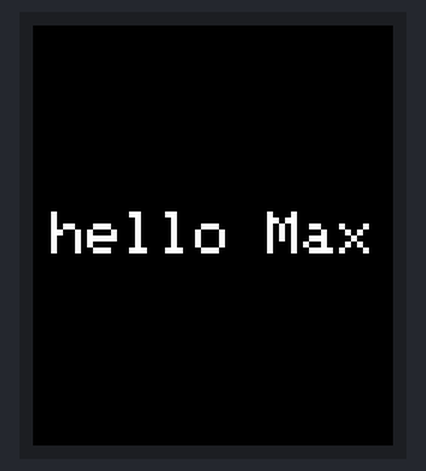
Bench run of a sketch on a simulated ESP32. Parts: 240×280 colour display. What the sketch prints to the serial monitor is not drawn.

Above: at 0.7 s.
At 2.1 s:
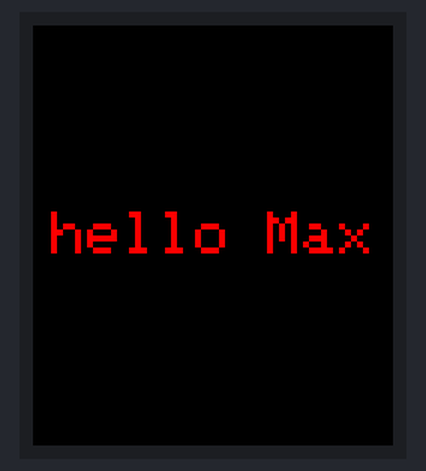
At 4.1 s:
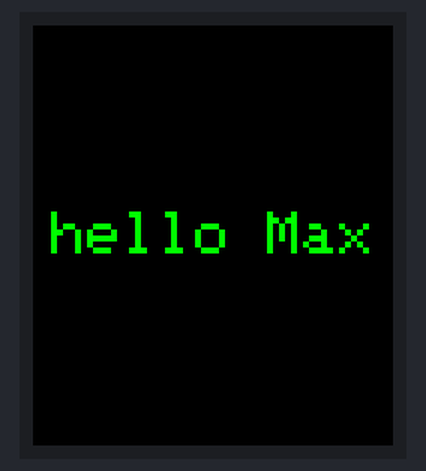
At 6.1 s:
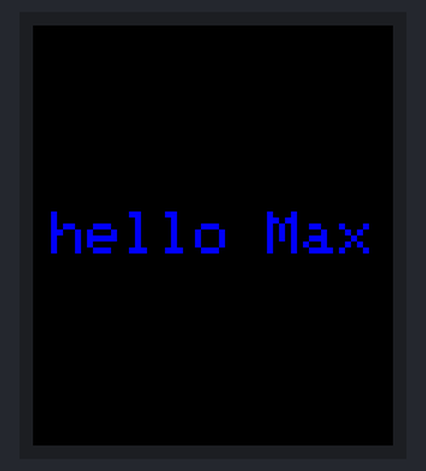
At 8.1 s:
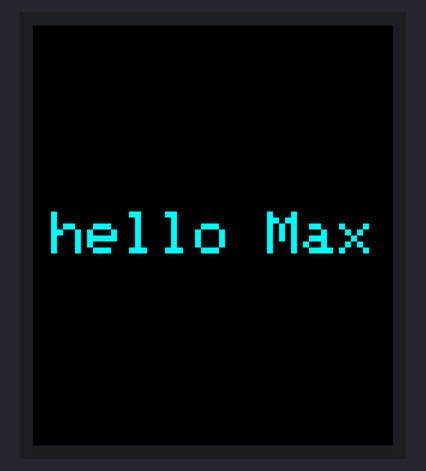
At 14.1 s:
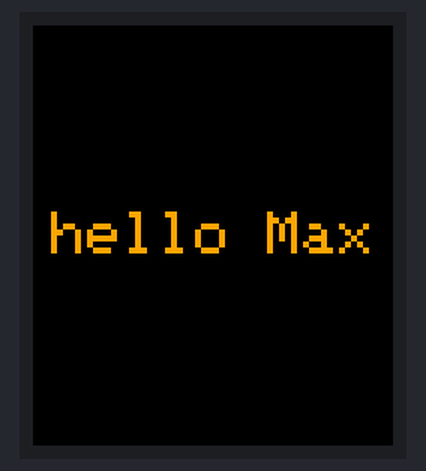

Measured:
- by itself, everything shown: repeats every 16.0 s, in 8 steps
- what the display in image 0 shows lasts 1.4 s, from 0.7 s to 2.1 s
- what the display in image 1 shows lasts 2.0 s, from 2.1 s to 4.1 s

The sketch:

hello_max_display.ino
```cpp
#include <Arduino.h>
#include <Arduino_GFX_Library.h>

constexpr int LCD_DC = 4;
constexpr int LCD_CS = 5;
constexpr int LCD_SCK = 6;
constexpr int LCD_MOSI = 7;
constexpr int LCD_RST = 8;
constexpr int LCD_BL = 15;

constexpr int LCD_WIDTH = 240;
constexpr int LCD_HEIGHT = 280;
constexpr unsigned long COLOR_CHANGE_INTERVAL_MS = 2000;
constexpr const char *MESSAGE = "hello Max";

const uint16_t TEXT_COLORS[] = {
  RGB565_WHITE,
  RGB565_RED,
  RGB565_GREEN,
  RGB565_BLUE,
  RGB565_CYAN,
  RGB565_MAGENTA,
  RGB565_YELLOW,
  RGB565_ORANGE
};

Arduino_DataBus *bus = new Arduino_ESP32SPI(LCD_DC, LCD_CS, LCD_SCK, LCD_MOSI);
Arduino_GFX *gfx = new Arduino_ST7789(
  bus,
  LCD_RST,
  0,
  true,
  LCD_WIDTH,
  LCD_HEIGHT,
  0,
  20,
  0,
  0
);

void drawHelloMax(uint16_t color) {
  gfx->fillScreen(RGB565_BLACK);

  gfx->setTextSize(4);
  gfx->setTextColor(color);

  int16_t x = 0;
  int16_t y = 0;
  uint16_t textWidth = 0;
  uint16_t textHeight = 0;
  gfx->getTextBounds(MESSAGE, 0, 0, &x, &y, &textWidth, &textHeight);

  int16_t cursorX = (LCD_WIDTH - textWidth) / 2;
  int16_t cursorY = (LCD_HEIGHT - textHeight) / 2;
  gfx->setCursor(cursorX, cursorY);
  gfx->println(MESSAGE);
}

void setup() {
  Serial.begin(115200);
  delay(500);
  Serial.println("Starting hello Max display app");

  pinMode(LCD_BL, OUTPUT);
  digitalWrite(LCD_BL, HIGH);

  if (!gfx->begin()) {
    Serial.println("gfx->begin() failed");
    return;
  }

  drawHelloMax(TEXT_COLORS[0]);
  Serial.println("Displayed: hello Max");
}

void loop() {
  static unsigned long lastLogMs = 0;
  static unsigned long lastColorChangeMs = 0;
  static size_t colorIndex = 0;

  if (millis() - lastColorChangeMs >= COLOR_CHANGE_INTERVAL_MS) {
    lastColorChangeMs = millis();
    colorIndex = (colorIndex + 1) % (sizeof(TEXT_COLORS) / sizeof(TEXT_COLORS[0]));
    drawHelloMax(TEXT_COLORS[colorIndex]);
  }

  if (millis() - lastLogMs >= 5000) {
    lastLogMs = millis();
    Serial.println("hello Max display heartbeat");
  }
}
```
